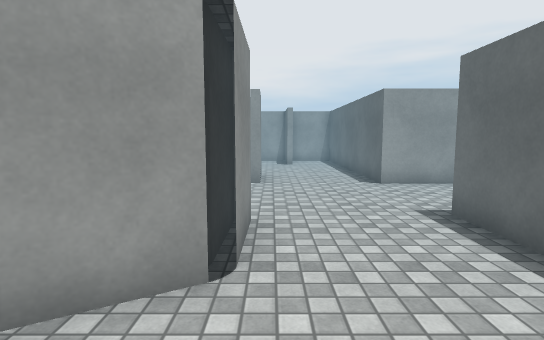
[1] (above)

24 first-person views from a walk through a 3-D level made in the Unity game engine. The camera is 1.4 m above the floor, tilts 6° down and sees 80° across. The floor is counted in squares, 1 m on a side. Each view is taken from the middle of a square. On the plan, view 1 faces up. The plan holds only what a view shows up to about 15 squares ahead; the rest is blank. The place goes on beyond the plan. Surface patterns are stand-ins for the level's own textures.

[2]
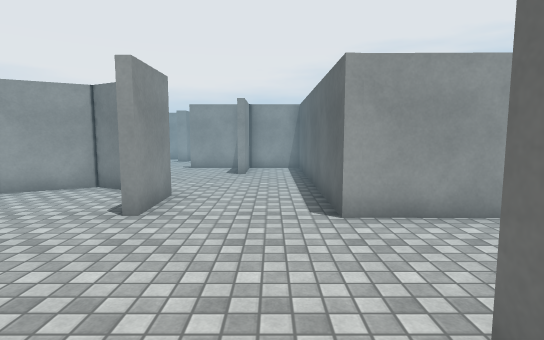

[3]
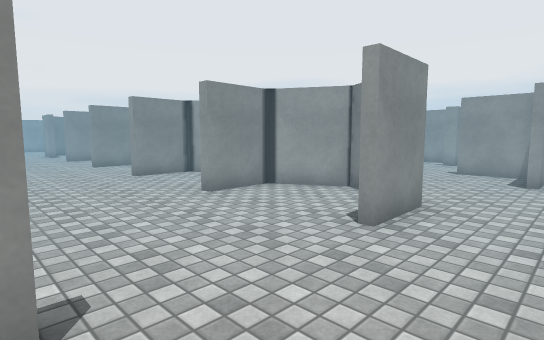

[4]
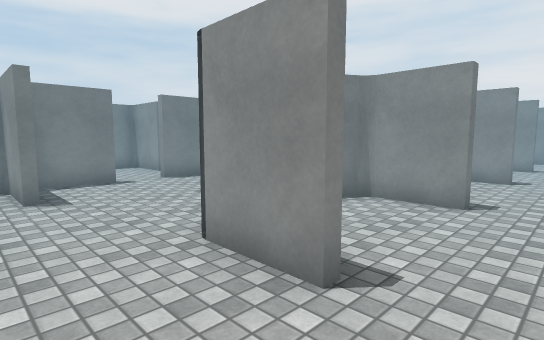

[5]
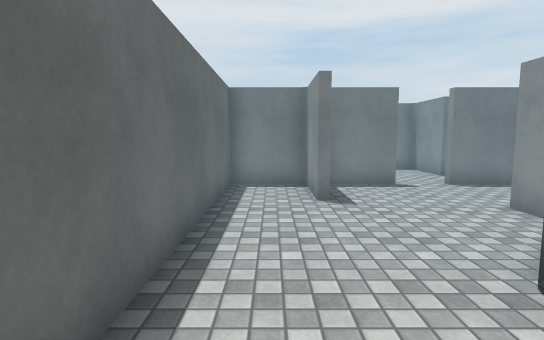

[6]
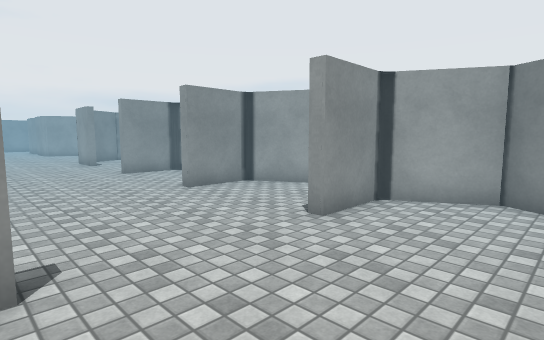

[7]
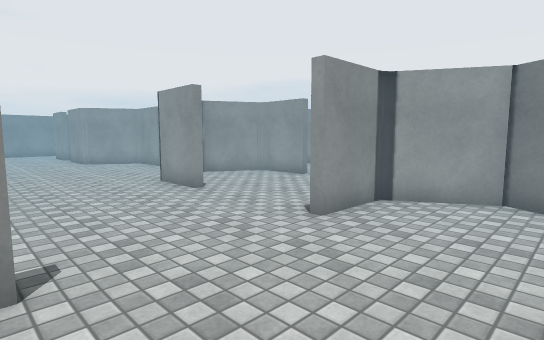

[8]
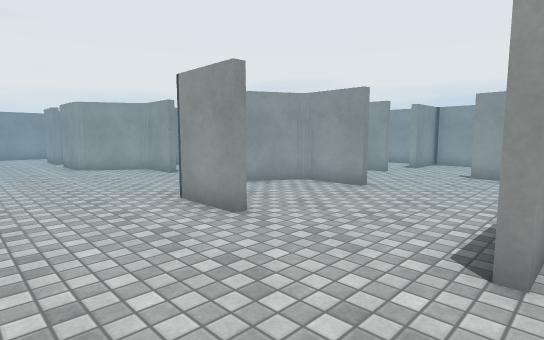

[9]
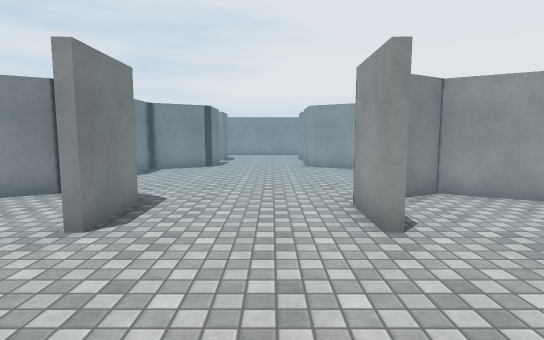

[10]
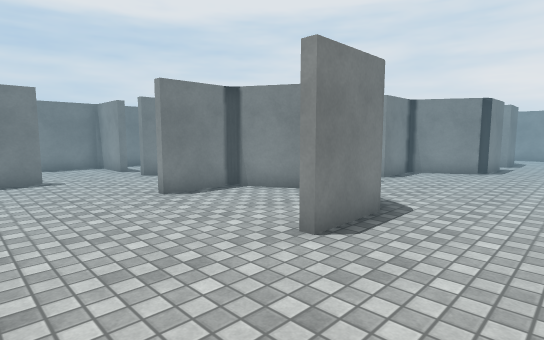

[11]
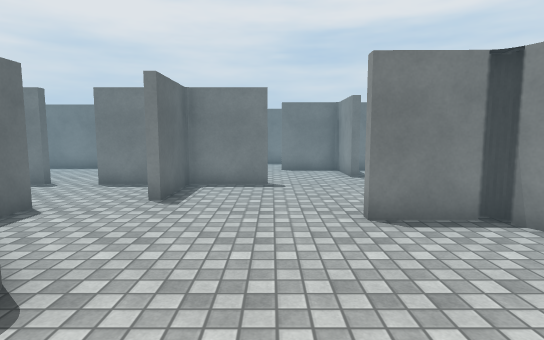

[12]
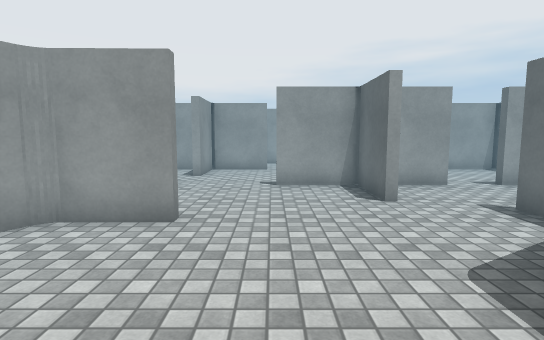

[13]
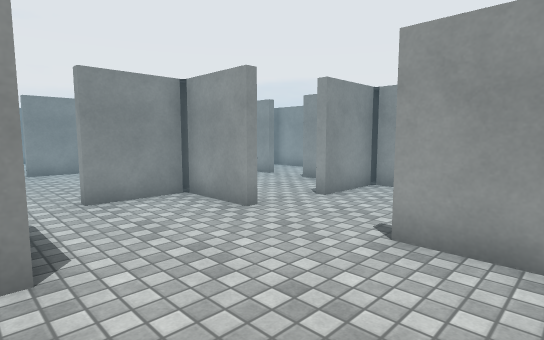

[14]
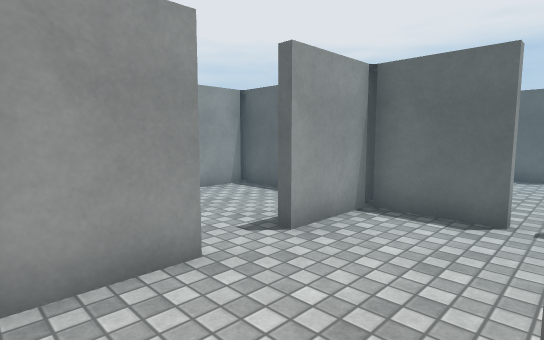

[15]
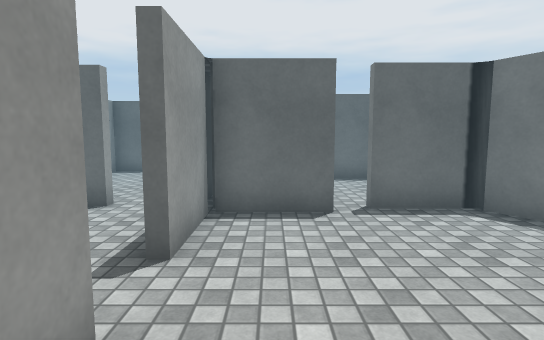

[16]
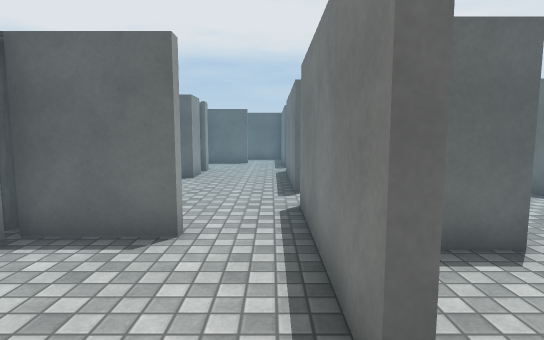

[17]
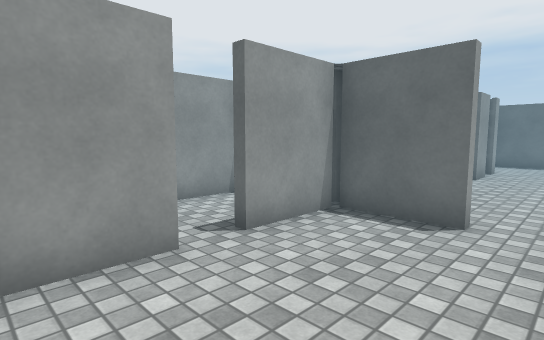

[18]
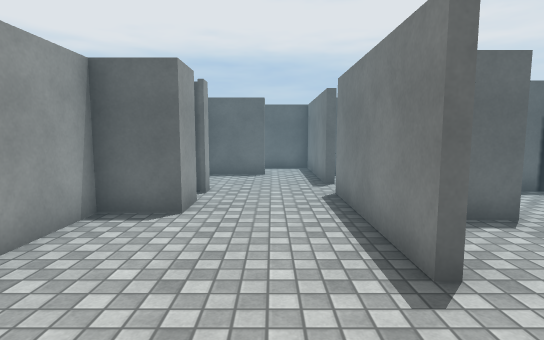

[19]
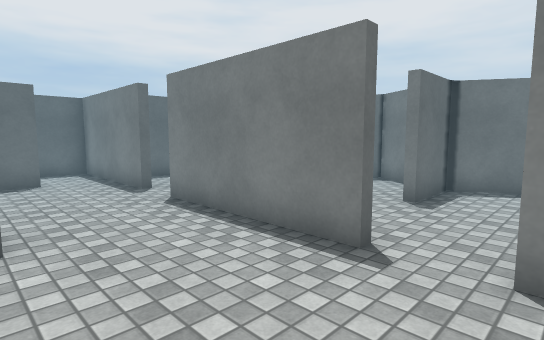

[20]
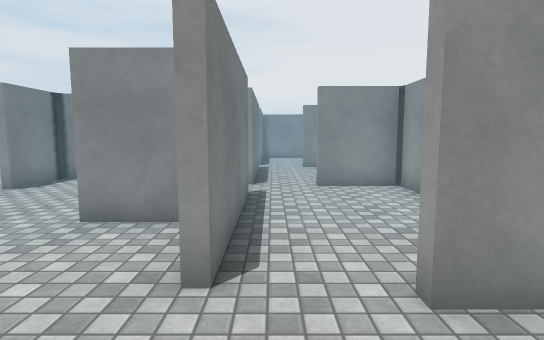

[21]
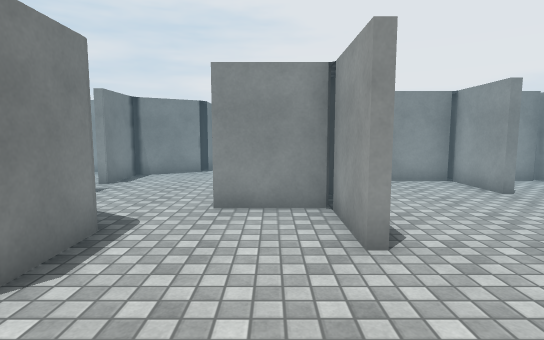

[22]
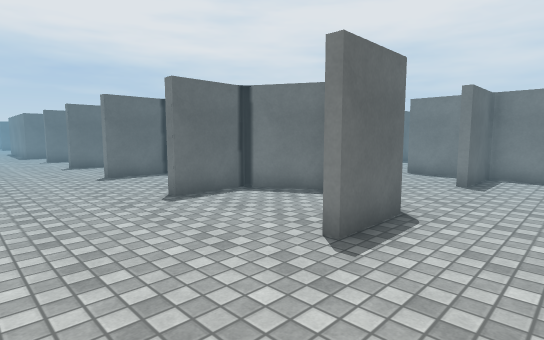

[23]
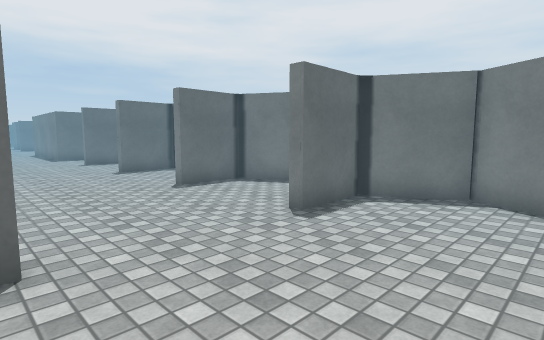

[24]
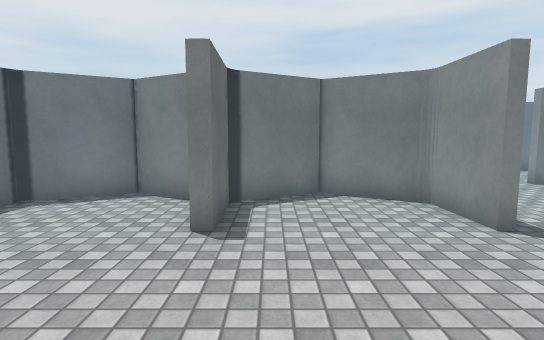

### Floor plan
Key: @ floor where view 1 was taken; # wall or solid block; x gap in a wall; . floor.
Columns run from 32 left of view 1 to 6 right of it. Each row starts with its distance up from view 1.
 23  ####.######   #######   ###
 22   #.....#...   .....# .....###...#
 21   #.....#...    ....#............#
 20 ............     ..................#
 19 ............   ....................#
 18 ##..#####...#####.#####..####..#####
 17 ...   #......#......#  ...#   ...#.#
 16 ......#......#......x.....#.  ...#.#
 15 ................#...x....#... .....#
 14 #......###......#...#....#...#.....#
 13 #.....##.......## .##  .###.###....#
 12 ###.  #.......##. ##. ###.###.##...#
 11 #.....##.....##...#...#....#...#...#
 10 .......###...#....#...#....#...#...####
  9 .......................................
  8 ......................................
  7 .....................................
  6 .....................................
  5 #......###...#....#...#....#...#...#
  4 #.....  .....##...#...#  ..#...#...#
  3 ###.  #.......##.#######   ## ##...#
  2       ##.......###  ##        #....#
  1        ###......#             .....#
  0          .......#            #..@..#
 -1         .....#...            ....#.#
 -2         .....#....          .....#.#
 -3       ###...#####.#        ##..#####
 -4         ....    ...          ..
 -5         ....     ...        ...
 -6        .#...      ..        #.
 -7        ####.      ...       #.
 -8                    ###      ##

Positions as (right, up) in squares from view 1, and headings:
1: (0, 0), facing up
2: (2, 4), facing up
3: (2, 5), facing up-left
4: (2, 7), facing down-left
5: (2, 6), facing down
6: (-6, 5), facing up-left
7: (-15, 5), facing up-left
8: (-18, 6), facing up-left
9: (-18, 8), facing left
10: (-19, 8), facing down-left
11: (-21, 6), facing down
12: (-21, 9), facing up
13: (-19, 14), facing up-left
14: (-18, 15), facing up-right
15: (-18, 17), facing right
16: (-16, 19), facing right
17: (-17, 19), facing up-right
18: (-11, 20), facing right
19: (-10, 22), facing down-right
20: (-21, 19), facing left
21: (-20, 17), facing left
22: (-21, 9), facing down-right
23: (-18, 10), facing down-right
24: (-15, 10), facing down
